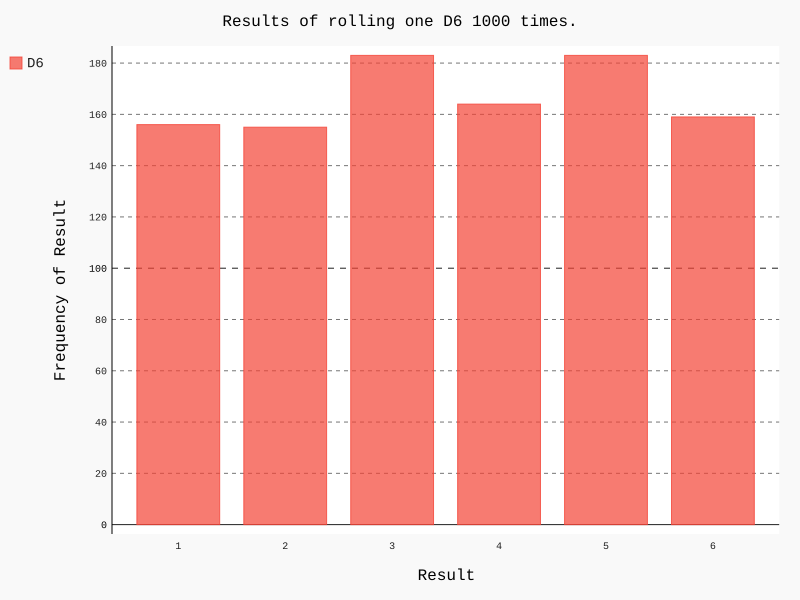

The Python source for this figure:
import pygal
from die import Die

die = Die()

results=[]
for roll_num in range(1000):
    result = die.roll()
    results.append(result)

frequencies =[]
for value in range(1, die.num_sides+1):
    frequency = results.count(value)
    frequencies.append(frequency)

hist = pygal.Bar()

hist.title = "Results of rolling one D6 1000 times."
hist.x_labels = ['1','2','3','4','5','6']
hist.x_title = 'Result'
hist.y_title = 'Frequency of Result'

hist.add('D6',frequencies)
hist.render_to_file('die_visual.svg')
